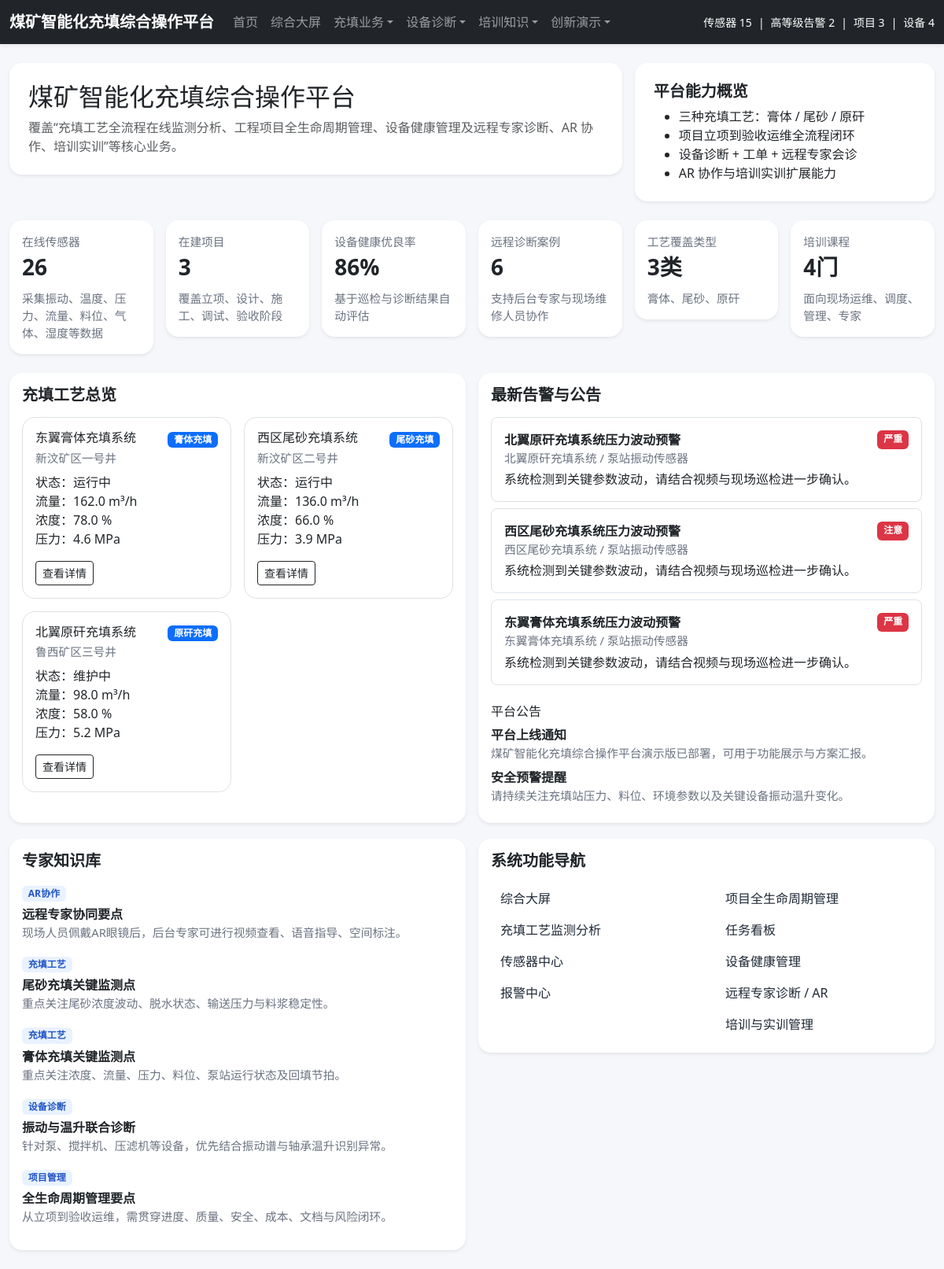
The page / on the database its author committed.
### apps/core/models.py (models this page shows, shortened)
class DashboardNote(models.Model):
    title = models.CharField(max_length=200, verbose_name='看板主题')
    value = models.CharField(max_length=100, verbose_name='指标值')
    description = models.CharField(max_length=255, blank=True, verbose_name='说明')
    updated_at = models.DateTimeField(auto_now=True)
    class Meta:
        verbose_name = '首页指标卡片'
        verbose_name_plural = verbose_name

class Announcement(models.Model):
    title = models.CharField(max_length=200, verbose_name='公告标题')
    content = models.TextField(verbose_name='公告内容')
    level = models.CharField(max_length=20, default='info', verbose_name='级别')
    created_at = models.DateTimeField(auto_now_add=True)
    class Meta:
        verbose_name = '平台公告'
        verbose_name_plural = verbose_name
        ordering = ['-created_at']

class ExpertKnowledge(models.Model):
    category = models.CharField(max_length=100, verbose_name='知识分类')
    title = models.CharField(max_length=200, verbose_name='知识标题')
    content = models.TextField(verbose_name='知识内容')
    created_at = models.DateTimeField(auto_now_add=True)
    class Meta:
        verbose_name = '专家知识库'
        verbose_name_plural = verbose_name
        ordering = ['category', 'title']

### apps/monitoring/models.py (models this page shows, shortened)
class FillProcess(models.Model):
    PROCESS_CHOICES = [
        ('paste', '膏体充填'),
        ('tailings', '尾砂充填'),
        ('gangue', '原矸充填'),
    ]
    name = models.CharField(max_length=150, verbose_name='工艺名称')
    process_type = models.CharField(max_length=20, choices=PROCESS_CHOICES, verbose_name='工艺类型')
    mine_name = models.CharField(max_length=150, verbose_name='矿井/站点')
    status = models.CharField(max_length=50, default='运行中', verbose_name='运行状态')
    design_capacity = models.FloatField(default=0, verbose_name='设计能力（m³/h）')
    current_flow = models.FloatField(default=0, verbose_name='当前流量（m³/h）')
    concentration = models.FloatField(default=0, verbose_name='浓度（%）')
    pipeline_pressure = models.FloatField(default=0, verbose_name='管路压力（MPa）')
    data_quality = models.IntegerField(default=95, verbose_name='数据质量分')
    remark = models.TextField(blank=True, verbose_name='备注')
    updated_at = models.DateTimeField(auto_now=True)
    class Meta:
        verbose_name = '充填工艺'
        verbose_name_plural = verbose_name
        ordering = ['id']

class AlertEvent(models.Model):
    LEVEL_CHOICES = [
        ('low', '一般'),
        ('medium', '注意'),
        ('high', '严重'),
        ('critical', '紧急'),
    ]
    process = models.ForeignKey(FillProcess, on_delete=models.CASCADE, related_name='alerts', verbose_name='所属工艺')
    sensor = models.ForeignKey(Sensor, on_delete=models.SET_NULL, null=True, blank=True, verbose_name='关联传感器')
    title = models.CharField(max_length=200, verbose_name='报警标题')
    level = models.CharField(max_length=20, choices=LEVEL_CHOICES, verbose_name='报警级别')
    description = models.TextField(verbose_name='报警描述')
    resolved = models.BooleanField(default=False, verbose_name='是否已处理')
    occurred_at = models.DateTimeField(auto_now_add=True)
    class Meta:
        verbose_name = '报警事件'
        verbose_name_plural = verbose_name
        ordering = ['-occurred_at']

class Sensor(models.Model):
    SENSOR_TYPES = [
        ('vibration', '振动传感器'),
        ('temperature', '温度传感器'),
        ('pressure', '压力传感器'),
        ('flow', '流量传感器'),
        ('level', '料位传感器'),
        ('gas', '气体传感器'),
        ('humidity', '湿度传感器'),
    ]
    process = models.ForeignKey(FillProcess, on_delete=models.CASCADE, related_name='sensors', verbose_name='所属工艺')
    name = models.CharField(max_length=150, verbose_name='传感器名称')
    sensor_type = models.CharField(max_length=30, choices=SENSOR_TYPES, verbose_name='传感器类型')
    code = models.CharField(max_length=50, unique=True, verbose_name='设备编码')
    location = models.CharField(max_length=200, verbose_name='安装位置')
    unit = models.CharField(max_length=30, default='', verbose_name='单位')
    current_value = models.FloatField(default=0, verbose_name='当前值')
    threshold_low = models.FloatField(default=0, verbose_name='下限')
    threshold_high = models.FloatField(default=0, verbose_name='上限')
    is_online = models.BooleanField(default=True, verbose_name='在线状态')
    last_report_time = models.DateTimeField(auto_now=True)
    class Meta:
        verbose_name = '传感器'
        verbose_name_plural = verbose_name
        ordering = ['code']

### apps/core/views.py (the view)
# urls.py: path('', home, name='home'),
def home(request):
    context = {
        'announcements': Announcement.objects.all()[:5],
        'dashboard_notes': DashboardNote.objects.all()[:8],
        'processes': FillProcess.objects.all()[:6],
        'latest_alerts': AlertEvent.objects.select_related('process', 'sensor').all()[:8],
        'project_count': FillProject.objects.count(),
        'task_count': ProjectTask.objects.count(),
        'acceptance_count': AcceptanceRecord.objects.count(),
        'sensor_count': Sensor.objects.count(),
        'video_count': VideoDevice.objects.count(),
        'environment_count': EnvironmentMetric.objects.count(),
        'equipment_count': Equipment.objects.count(),
        'diagnosis_count': DiagnosisCase.objects.count(),
        'ar_count': ARSession.objects.count(),
        'training_count': TrainingCourse.objects.count(),
        'training_record_count': TrainingRecord.objects.count(),
        'knowledge_list': ExpertKnowledge.objects.all()[:6],
        'process_type_summary': FillProcess.objects.values('process_type').annotate(total=Count('id')),
    }
    return render(request, 'core/home.html', context)

### apps/core/context_processors.py (called while the page is built)
def global_stats(request):
    return {
        'nav_sensor_count': Sensor.objects.count(),
        'nav_alert_count': AlertEvent.objects.filter(level__in=['high', 'critical'], resolved=False).count(),
        'nav_project_count': FillProject.objects.count(),
        'nav_equipment_count': Equipment.objects.count(),
        'nav_case_count': DiagnosisCase.objects.count(),
        'nav_process_count': FillProcess.objects.count(),
    }

### templates/core/home.html (shortened to what this page needs)
{% extends "base.html" %}
{% block content %}
<div class="row g-3 mb-4">
    <div class="col-lg-8">
        <div class="card border-0 shadow-sm rounded-4">
            <div class="card-body p-4">
                <h2 class="mb-2">煤矿智能化充填综合操作平台</h2>
                <p class="text-muted mb-0">
                    覆盖“充填工艺全流程在线监测分析、工程项目全生命周期管理、设备健康管理及远程专家诊断、AR 协作、培训实训”等核心业务。
                </p>
            </div>
        </div>
    </div>
    <div class="col-lg-4">
        <div class="card border-0 shadow-sm rounded-4">
            <div class="card-body p-4">
                <h5 class="section-title">平台能力概览</h5>
                <ul class="mb-0">
                    <li>三种充填工艺：膏体 / 尾砂 / 原矸</li>
                    <li>项目立项到验收运维全流程闭环</li>
                    <li>设备诊断 + 工单 + 远程专家会诊</li>
                    <li>AR 协作与培训实训扩展能力</li>
                </ul>
            </div>
        </div>
    </div>
</div>
<div class="row g-3 mb-4">
    {% for item in dashboard_notes %}
    <div class="col-md-4 col-xl-2">
        <div class="card stat-card shadow-sm rounded-4 card-hover">
            <div class="card-body">
                <div class="small-muted">{{ item.title }}</div>
                <div class="fs-3 fw-bold">{{ item.value }}</div>
                <div class="small-muted mt-2">{{ item.description }}</div>
            </div>
        </div>
    </div>
    {% endfor %}
</div>
<div class="row g-3">
    <div class="col-lg-6">
        <div class="card border-0 shadow-sm rounded-4 h-100">
            <div class="card-body">
                <h5 class="section-title mb-3">充填工艺总览</h5>
                <div class="row g-3">
                    {% for process in processes %}
                    <div class="col-md-6">
                        <div class="border rounded-4 p-3 h-100">
                            <div class="d-flex justify-content-between align-items-center">
                                <h6 class="mb-1">{{ process.name }}</h6>
                                <span class="badge text-bg-primary">{{ process.get_process_type_display }}</span>
                            </div>
                            <div class="small-muted">{{ process.mine_name }}</div>
                            <div class="mt-2">状态：{{ process.status }}</div>
                            <div>流量：{{ process.current_flow }} m³/h</div>
                            <div>浓度：{{ process.concentration }} %</div>
                            <div>压力：{{ process.pipeline_pressure }} MPa</div>
                            <a href="/monitoring/process/{{ process.id }}/" class="btn btn-sm btn-outline-dark mt-3">查看详情</a>
                        </div>
                    </div>
                    {% empty %}
                    <p class="text-muted">暂无工艺数据</p>
                    {% endfor %}
                </div>
            </div>
        </div>
    </div>
    <div class="col-lg-6">
        <div class="card border-0 shadow-sm rounded-4 h-100">
            <div class="card-body">
                <h5 class="section-title mb-3">最新告警与公告</h5>
                <div class="mb-4">
                    {% for alert in latest_alerts %}
                    <div class="border rounded-3 p-3 mb-2">
                        <div class="d-flex justify-content-between">
                            <strong>{{ alert.title }}</strong>
                            <span class="badge text-bg-danger">{{ alert.get_level_display }}</span>
                        </div>
                        <div class="small-muted">{{ alert.process.name }}{% if alert.sensor %} / {{ alert.sensor.name }}{% endif %}</div>
                        <div class="mt-1">{{ alert.description }}</div>
                    </div>
                    {% endfor %}
                </div>
                <h6>平台公告</h6>
                {% for item in announcements %}
                <div class="mb-2">
                    <strong>{{ item.title }}</strong>
                    <div class="small-muted">{{ item.content }}</div>
                </div>
                {% endfor %}
            </div>
        </div>
    </div>
</div>
<div class="row g-3 mt-1">
    <div class="col-lg-6">
        <div class="card border-0 shadow-sm rounded-4">
            <div class="card-body">
                <h5 class="section-title mb-3">专家知识库</h5>
                {% for item in knowledge_list %}
                <div class="mb-3">
                    <span class="badge badge-soft">{{ item.category }}</span>
                    <div class="fw-semibold mt-1">{{ item.title }}</div>
                    <div class="small-muted">{{ item.content }}</div>
                </div>
                {% endfor %}
            </div>
        </div>
    </div>
    <div class="col-lg-6">
        <div class="card border-0 shadow-sm rounded-4">
            <div class="card-body">
                <h5 class="section-title mb-3">系统功能导航</h5>
                <div class="row">
                    <div class="col-md-6">
                        <a class="sidebar-link" href="/core/dashboard/">综合大屏</a>
                        <a class="sidebar-link" href="/monitoring/">充填工艺监测分析</a>
                        <a class="sidebar-link" href="/monitoring/sensors/">传感器中心</a>
                        <a class="sidebar-link" href="/monitoring/alerts/">报警中心</a>
                    </div>
                    <div class="col-md-6">
                        <a class="sidebar-link" href="/lifecycle/">项目全生命周期管理</a>
                        <a class="sidebar-link" href="/lifecycle/tasks/">任务看板</a>
                        <a class="sidebar-link" href="/equipment/">设备健康管理</a>
                        <a class="sidebar-link" href="/equipment/diagnosis/">远程专家诊断 / AR</a>
                        <a class="sidebar-link" href="/training/">培训与实训管理</a>
                    </div>
                </div>
            </div>
        </div>
    </div>
</div>
{% endblock %}

### templates/base.html (shortened to what this page needs)
<!DOCTYPE html>
<html lang="zh-CN">
<head>
    <link href="https://cdn.jsdelivr.net/npm/bootstrap@5.3.3/dist/css/bootstrap.min.css" rel="stylesheet">
</head>
<body>
<nav class="navbar navbar-expand-lg navbar-dark bg-dark shadow-sm">
  <div class="container-fluid">
    <a class="navbar-brand fw-bold" href="/">煤矿智能化充填综合操作平台</a>
    <div class="collapse navbar-collapse" id="navbarsExample07">
      <ul class="navbar-nav me-auto mb-2 mb-lg-0">
        <li class="nav-item">
          <a class="nav-link" href="/">首页</a>
        </li>
        <li class="nav-item">
          <a class="nav-link" href="/core/dashboard/">综合大屏</a>
        </li>
        <li class="nav-item dropdown">
          <a class="nav-link dropdown-toggle" href="#" role="button" data-bs-toggle="dropdown">充填业务</a>
        </li>
        <li class="nav-item dropdown">
          <a class="nav-link dropdown-toggle" href="#" role="button" data-bs-toggle="dropdown">设备诊断</a>
        </li>
        <li class="nav-item dropdown">
          <a class="nav-link dropdown-toggle" href="#" role="button" data-bs-toggle="dropdown">培训知识</a>
        </li>
        <li class="nav-item dropdown">
          <a class="nav-link dropdown-toggle" href="#" role="button" data-bs-toggle="dropdown">创新演示</a>
        </li>
      </ul>
      <div class="d-flex gap-2 text-white small align-items-center">
        <span>传感器 {{ nav_sensor_count }}</span>
        <span>|</span>
        <span>高等级告警 {{ nav_alert_count }}</span>
        <span>|</span>
        <span>项目 {{ nav_project_count }}</span>
        <span>|</span>
        <span>设备 {{ nav_equipment_count }}</span>
      </div>
    </div>
  </div>
</nav>
<div class="container-fluid py-4">
    {% block content %}{% endblock %}
</div>
</body>
</html>

### templates/base.html (style rules this page uses)
body { background: #f5f7fb; }
.navbar-brand { font-weight: 700; }
.badge-soft { background: #e9f2ff; color: #2457c5; }
.stat-card { border: none; border-radius: 16px; }
.sidebar-link { text-decoration: none; color: #1f2937; display:block; padding: 8px 12px; border-radius: 10px; }
.section-title { font-weight: 700; }
.small-muted { color: #6b7280; font-size: .92rem; }

### rows shown on the page
DashboardNote: title "在线传感器", value "26", description "采集振动、温度、压力、流量、料位、气体、湿度等数据"
DashboardNote: title "在建项目", value "3", description "覆盖立项、设计、施工、调试、验收阶段"
DashboardNote: title "设备健康优良率", value "86%", description "基于巡检与诊断结果自动评估"
DashboardNote: title "远程诊断案例", value "6", description "支持后台专家与现场维修人员协作"
DashboardNote: title "工艺覆盖类型", value "3类", description "膏体、尾砂、原矸"
DashboardNote: title "培训课程", value "4门", description "面向现场运维、调度、管理、专家"
FillProcess: name "东翼膏体充填系统", process_type "膏体充填", mine_name "新汶矿区一号井", status "运行中", current_flow "162.0", concentration "78.0", pipeline_pressure "4.6"
FillProcess: name "西区尾砂充填系统", process_type "尾砂充填", mine_name "新汶矿区二号井", status "运行中", current_flow "136.0", concentration "66.0", pipeline_pressure "3.9"
FillProcess: name "北翼原矸充填系统", process_type "原矸充填", mine_name "鲁西矿区三号井", status "维护中", current_flow "98.0", concentration "58.0", pipeline_pressure "5.2"
AlertEvent: title "北翼原矸充填系统压力波动预警", level "严重", process.name "北翼原矸充填系统", sensor.name "泵站振动传感器", description "系统检测到关键参数波动，请结合视频与现场巡检进一步确认。"
AlertEvent: title "西区尾砂充填系统压力波动预警", level "注意", process.name "西区尾砂充填系统", sensor.name "泵站振动传感器", description "系统检测到关键参数波动，请结合视频与现场巡检进一步确认。"
AlertEvent: title "东翼膏体充填系统压力波动预警", level "严重", process.name "东翼膏体充填系统", sensor.name "泵站振动传感器", description "系统检测到关键参数波动，请结合视频与现场巡检进一步确认。"
Announcement: title "平台上线通知", content "煤矿智能化充填综合操作平台演示版已部署，可用于功能展示与方案汇报。"
Announcement: title "安全预警提醒", content "请持续关注充填站压力、料位、环境参数以及关键设备振动温升变化。"
ExpertKnowledge: category "AR协作", title "远程专家协同要点", content "现场人员佩戴AR眼镜后，后台专家可进行视频查看、语音指导、空间标注。"
ExpertKnowledge: category "充填工艺", title "尾砂充填关键监测点", content "重点关注尾砂浓度波动、脱水状态、输送压力与料浆稳定性。"
ExpertKnowledge: category "充填工艺", title "膏体充填关键监测点", content "重点关注浓度、流量、压力、料位、泵站运行状态及回填节拍。"
ExpertKnowledge: category "设备诊断", title "振动与温升联合诊断", content "针对泵、搅拌机、压滤机等设备，优先结合振动谱与轴承温升识别异常。"
ExpertKnowledge: category "项目管理", title "全生命周期管理要点", content "从立项到验收运维，需贯穿进度、质量、安全、成本、文档与风险闭环。"

### other values the page prints
{{ nav_sensor_count }} "15"
{{ nav_alert_count }} "2"
{{ nav_project_count }} "3"
{{ nav_equipment_count }} "4"
